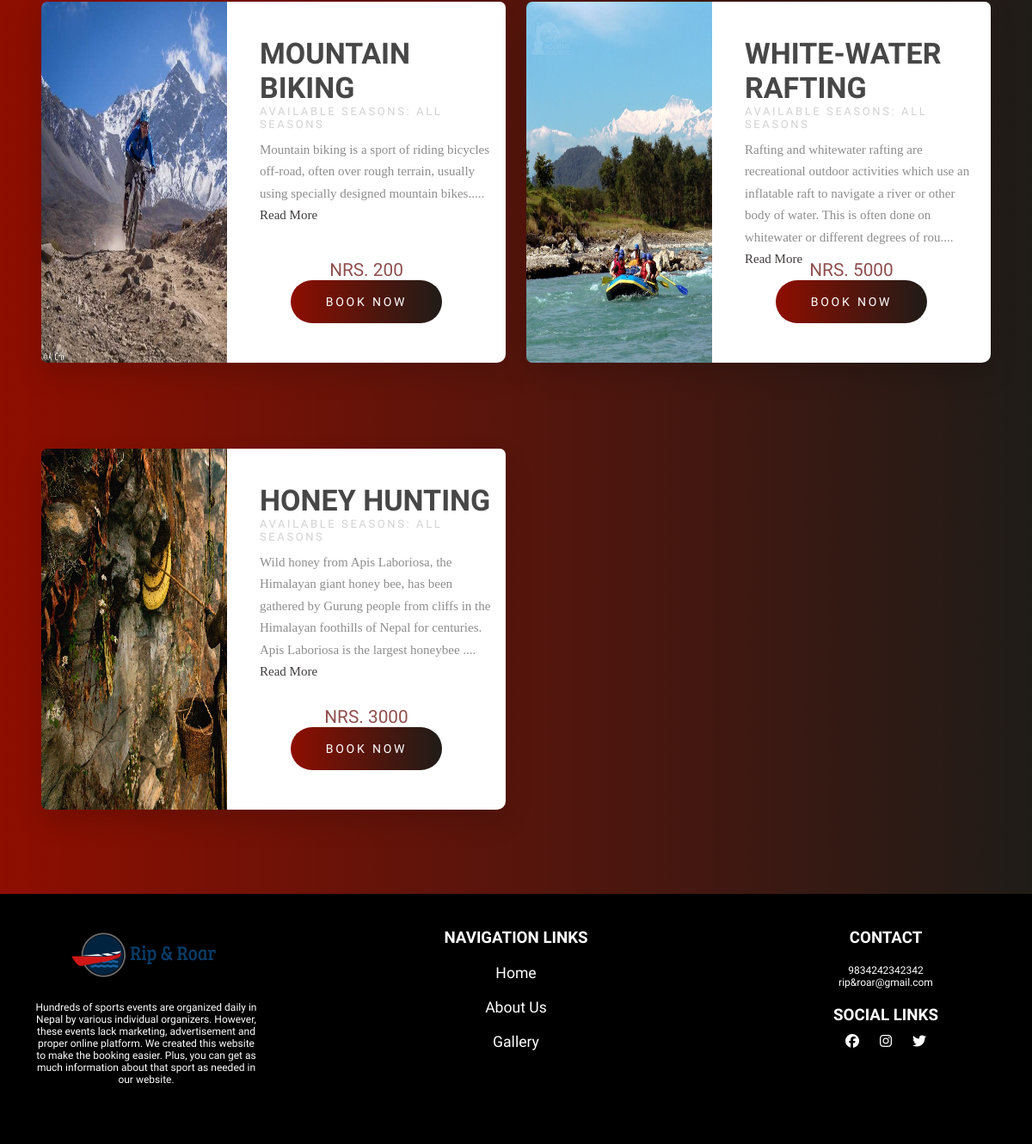
/explore.php (lower part), run on an earlier commit of the app's database.
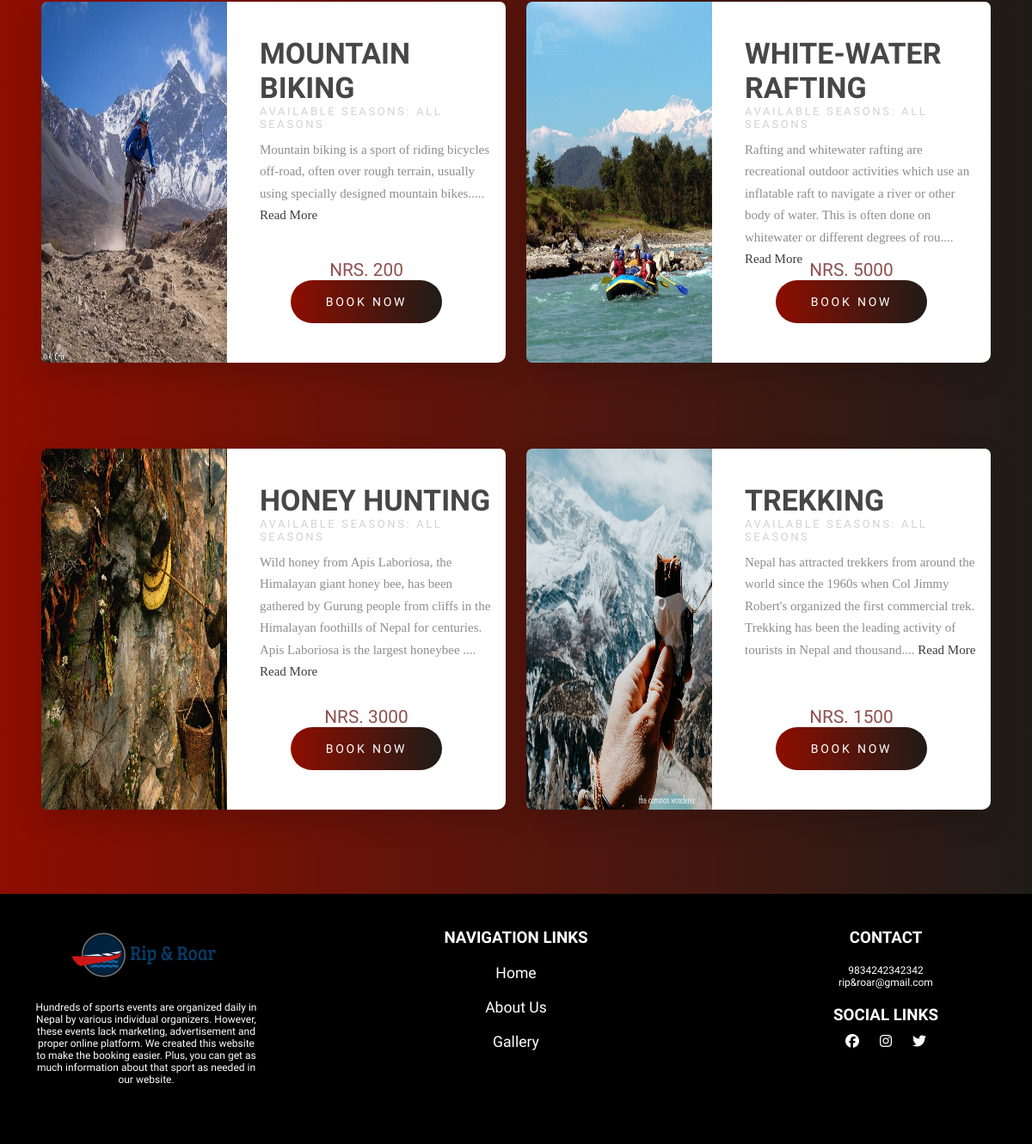
And on a later commit of the database.
### tables this page shows
CREATE TABLE `sport` (
  `sport_id` int(11) NOT NULL,
  `name` varchar(255) NOT NULL,
  `available_season` varchar(255) NOT NULL,
  `slot_duration` int(11) NOT NULL,
  `opening_time` time NOT NULL,
  `closing_time` time NOT NULL,
  `total_slots` int(11) NOT NULL,
  `max_slot_capacity` int(11) NOT NULL,
  `price` double NOT NULL,
  `thumbnail1` varchar(500) NOT NULL,
  `thumbnail2` varchar(500) NOT NULL,
  `thumbnail3` varchar(500) NOT NULL,
  `description` varchar(1000) NOT NULL
);

### includes/db.php (called while the page is built, shortened)
<?php
class DbConnection{
    private $host = 'localhost';
    private $username = 'root';
    private $password = '';
    private $database = 'rrdb';
    protected $connection;
    public function __construct(){
        if (!isset($this->connection)) {
            $this->connection = new mysqli($this->host, $this->username, $this->password, $this->database);
        }
        return $this->connection;
    }
}
?>

### includes/crud.php (called while the page is built, shortened)
<?php
     include_once "db.php";
     class CrudOperation extends DbConnection{
         public function fetch_all_table_data($table_name) {
            $array = [];
            $sql = "SELECT * FROM $table_name";
            $query = $this->connection->query($sql);
            while($row = mysqli_fetch_assoc($query)){
                $array[] = $row;
            }
            return $array;
         }
     }
     $crud = new CrudOperation;
?>

### explore.php (the view, shortened to what this page needs)
<?php include_once 'header.php'; ?>
    <div class="sportDisplay">
        <?php
            $sports = $crud->fetch_all_table_data('sport');
            foreach($sports as $sport) {
                ?>
                <div class="wrapper">
                    <div class="product-img">
                    <div class="img-wrapper"><img src="dbImages/sports/<?php echo $sport['thumbnail1'] ?>" height="420" width="327"></div>
                    </div>
                    <div class="product-info">
                        <div class="product-text">
                            <h1><?php echo strtoupper($sport['name']); ?></h1>
                            <h2>Available Seasons: <?php echo strtoupper($sport['available_season']); ?></h2>
                            <p><?php echo substr($sport['description'],0,200); ?>....
                                <a href="sport.php?sportId=<?php echo $sport['sport_id']; ?>"  >Read More</a>
                            </p>
                        </div>
                        <div class="product-price-btn">
                            <p><span>NRS. <?php echo strtoupper($sport['price']); ?></span></p>
                            <a href="sport.php?sportId=<?php echo $sport['sport_id']; ?>" onclick="">Book Now</a>
                        </div>
                    </div>
                </div>
                <?php
            }
            ?>
    </div>
<?php include_once 'footer.php'; ?>

### header.php (shortened to what this page needs)
<!DOCTYPE html>
<html lang="en">
<head>
    <link rel="stylesheet" type="text/css" href="css/main.css" />
    <link rel="stylesheet" type="text/css" href="css/flickity.css" />
</head>
<body>

### footer.php (shortened to what this page needs)
    <section class="bg pd-20 mt-20" id="footer" style="border-radius:0;">
        <div class="space-between">
            <div class="pd-20">
                <div><a href="index.php"><img src="assets/logo-riproar.PNG" alt="Logo" ></a></div>
                <p class="mt-20">
                Hundreds of sports events are organized daily in Nepal by various individual organizers. However, these events lack marketing, advertisement and proper online platform. We created this website to make the booking easier. Plus, you can get as much information about that sport as needed in our website.
               </div>
            <div class="pd-20">
                <div><h3>NAVIGATION LINKS</h3></div>
                <p class="mt-20"><a href="index.php" class=" footer-link">Home</a></p>
                <p class="mt-20"><a href="about.php" class=" footer-link">About Us</a></p>
                <p class="mt-20"><a href="gallery.php" class=" footer-link">Gallery</a></p>
            </div>
            <div class="pd-20">
                <div><h3>CONTACT</h3></div>
                <p class="mt-20">
                    9834242342342
                </p class="mt-20">
                <p>rip&roar@gmail.com</p>
                <div class="mt-20">
                    <h3 class="mb-10">SOCIAL LINKS</h3>
                    <a class="display-inline pd-10 footer-social-link"><i class="fab fa-facebook"></i></a>
                    <a class="display-inline pd-10 footer-social-link"><i class="fab fa-instagram"></i></a>
                    <a class="display-inline pd-10 footer-social-link"><i class="fab fa-twitter"></i></a>
                </div>
            </div>
        </div>
    </section>
    </body>
</html>

### css/main.css (style rules this page uses)
* { margin: 0; padding: 0; box-sizing: border-box; }
html { scroll-behavior: smooth; overflow-y: scroll; }
body { overflow-x: hidden; font-family: "Montserrat", serif; }
a, button { transition: all 0.4s ease; }
#footer { width: 100%; margin-top: 0 !important; font-family: "Rajdhani", sans-serif; }
#footer .space-between { margin: auto; }
#footer .space-between > div { width: 300px; text-align: center; }
#footer .space-between > div p { font-size: 12px; }
#footer .space-between > div a { text-decoration: none; color: white; }
.mt-20 { margin-top: 20px !important; }
.mb-10 { margin-bottom: 10px; }
.pd-20 { padding: 20px !important; }
.pd-10 { padding: 10px !important; }
.space-between { display: flex; justify-content: space-between; }
.bg { margin-top: 3rem; color: #fff; height: 110%; padding-bottom: 3rem !important; width: 100vw !important; }
.display-inline { display: inline; margin-top: 5px; }
#footer { background: #000; color: #fff; }
.footer-social-link { font-family: "Rajdhani", sans-serif; transition: 0.2s all ease; }
.footer-link { font-family: "Rajdhani", sans-serif; font-size: 1.1rem; transition: 0.2s all ease; }
.sportDisplay { padding: 3rem; padding-top: 0; display: grid; column-gap: 1.5rem; grid-template-columns: repeat(auto-fit, minmax(45%, 1fr)); background: linear-gradient(to right, #8e0e00, #1f1c18); }
.sportDisplay .wrapper { height: 420px; width: 100%; margin: 50px auto; transition: 0.3s all ease; border-radius: 7px 7px 7px 7px; box-shadow: 0px 14px 32px 0px rgba(0, 0, 0, 0.15); }
.sportDisplay .product-img { float: left; height: 420px; width: 40%; }
.sportDisplay .product-img .img-wrapper { transition: 0.3s all ease; display: inline-block; overflow: hidden !important; }
.sportDisplay .product-img img { border-radius: 7px 0 0 7px; }
.sportDisplay .product-info { float: left; height: 420px; width: 60%; border-radius: 0 7px 10px 0px; background-color: #ffffff; }
.sportDisplay .product-text { height: 300px; width: 100%; }
.sportDisplay .product-text h1 { margin: 0 0 0 38px; padding-top: 40px; font-size: 34px; color: #474747; }
.sportDisplay .product-text h1, .sportDisplay .product-price-btn p { font-family: "Bentham", serif; }
.sportDisplay .product-text h2 { margin: 0 0 0.6rem 38px; font-size: 13px; font-family: "Raleway", sans-serif; font-weight: 400; text-transform: uppercase; color: #d2d2d2; letter-spacing: 0.2em; }
.sportDisplay .product-text p { height: fit-content; margin: 0 0.6rem 0 38px; font-family: "Playfair Display", serif; color: #8d8d8d; line-height: 1.7em; font-size: 15px; font-weight: lighter; overflow: hidden; }
.sportDisplay .product-text p a { color: #3f3b3b; text-decoration: none; }
.sportDisplay .product-price-btn { height: fit-content; width: 100%; position: relative; display: flex; justify-content: center; align-items: center; flex-direction: column; }
.sportDisplay .product-price-btn p { display: inline-block; font-family: "Trocchi", serif; font-size: 1rem; font-weight: lighter; color: #8f4f4f; }
.sportDisplay span { display: inline-block; font-family: "Suranna", serif; font-size: 1.3rem; }
.sportDisplay .product-price-btn a { display: inline-block; height: 50px; width: 176px; box-sizing: border-box; border: transparent; border-radius: 60px; font-family: "Raleway", sans-serif; font-size: 14px; font-weight: 500; text-transform: uppercase; letter-spacing: 0.2em; color: #ffffff; background: linear-gradient(to right, #8e0e00, #1f1c18); cursor: pointer; outline: none; text-decoration: none; transition: 0.2s all ease; display: flex; justify-content: center; align-items: center; }
* { border: 0px; }

What changed in the data, as far as the page shows it:
added sport: thumbnail1 (picture), name "TREKKING", available_season "ALL SEASONS", description "Nepal has attracted trekkers from around the world since the 1960s when Col Jimmy Robert's organized the first commercial trek. Trekking has been the leading activity of tourists in Nepal and thousand", price "1500"
